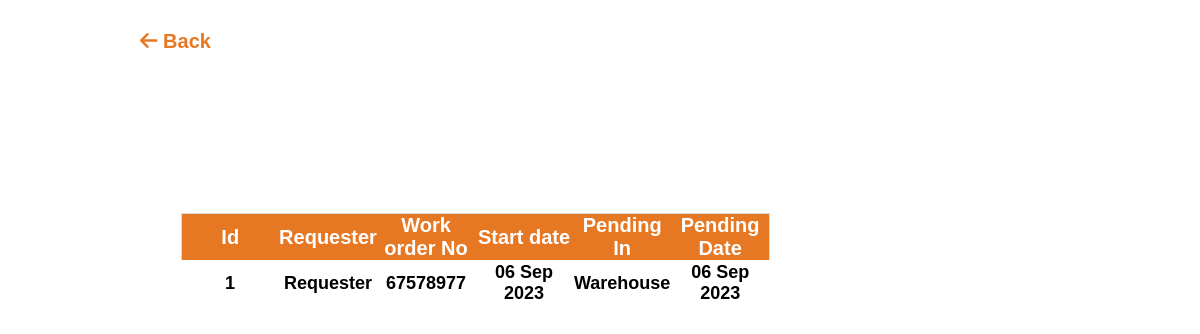
Page /allReq.php (signed in) on the committed database.
### tables this page shows
CREATE TABLE `request` (
  `id` int(11) NOT NULL,
  `reqNo` varchar(255) NOT NULL,
  `adminAddedName` varchar(255) NOT NULL,
  `workOrderNo` varchar(255) NOT NULL,
  `area` varchar(255) NOT NULL,
  `item` varchar(255) NOT NULL,
  `length` varchar(255) NOT NULL,
  `width` varchar(255) NOT NULL,
  `height` varchar(255) NOT NULL,
  `workType` varchar(255) NOT NULL,
  `priority` varchar(255) NOT NULL,
  `executer` varchar(255) NOT NULL,
  `wereHouse` varchar(255) NOT NULL,
  `inspector` varchar(255) NOT NULL,
  `notes` varchar(255) NOT NULL,
  `reqDate` datetime(6) NOT NULL DEFAULT current_timestamp(6),
  `executerNew` varchar(50) NOT NULL DEFAULT 'yes',
  `executerDate` datetime(6) DEFAULT NULL,
  `status` varchar(255) NOT NULL DEFAULT 'pending',
  `rejectReason` varchar(255) NOT NULL,
  `rejectsNum` int(255) NOT NULL DEFAULT 0,
  `new` varchar(255) NOT NULL DEFAULT 'yes',
  `finishDate` date DEFAULT NULL,
  `issued` varchar(255) NOT NULL DEFAULT 'no',
  `wereHouseDate` datetime(6) DEFAULT NULL,
  `executerAccept` varchar(6) NOT NULL DEFAULT 'no',
  `executerAcceptDate` datetime(6) DEFAULT NULL,
  `inspectorDate` datetime(6) DEFAULT NULL,
  `resentDate` datetime(6) DEFAULT NULL,
  `qtyBackStatus` varchar(255) NOT NULL DEFAULT 'no',
  `qtyBackDate` datetime DEFAULT NULL
);

### includes/classes/Request.php (called while the page is built, shortened)
<?php
class Request
{
    private $con;
    public function __construct($con)
    {
        $this->con = $con;
    }
    public function getRequestDetails($workOrderNo = null)
    {
        $sql = "SELECT * FROM request ";
        $query = $this->con->prepare($sql);
        $query->execute();
        $array = array();
        if(!$workOrderNo){
            while ($row = $query->fetch(PDO::FETCH_ASSOC)) {
                $array[] = $row;
            }
        }else{
            while ($row = $query->fetch(PDO::FETCH_ASSOC)) {
            $array = $row;
        }
        }
        return $array;
    }
}
?>

### includes/classes/FormSanitizer.php (called while the page is built, shortened)
<?php
class FormSanitizer{
    public static function formatDate($inputDate) {
        $currentTime = time();
        $inputTime = strtotime($inputDate);
        $timeDiff = $currentTime - $inputTime;
        $minute = 60;
        $hour = 60 * $minute;
        $day = 24 * $hour;
        if ($timeDiff < $minute) {
            return "Just now";
        } elseif ($timeDiff < $hour) {
            $minutesAgo = floor($timeDiff / $minute);
            return $minutesAgo . " min ago";
        } elseif ($timeDiff < 2 * $hour) {
            return "An hour ago";
        } elseif ($timeDiff < $day) {
            $hoursAgo = floor($timeDiff / $hour);
            return $hoursAgo . " hours ago";
        } elseif ($timeDiff < 2 * $day) {
            return "Yesterday";
        } else {
            return date("d M Y", $inputTime);
        }
    }
}
?>

### allReq.php (the view, shortened to what this page needs)
<?php
include_once('includes/classes/Account.php');
include_once('includes/classes/Request.php');
include_once('includes/classes/FormSanitizer.php');
$req = new Request($con);
$requests = $req->getRequestDetails();
?>
<!DOCTYPE html>
<html lang="en">
<head>
    <link rel="stylesheet" href="dashboard.css">
</head>
<body>
<div>
        <a class="Back" href="ownerPage.php">
            <i class="fa-solid fa-arrow-left"></i> Back</a>
    </div>
<div class="wrappereq">
  <div class="login-container" id="login">
<div class="top">
<div style="overflow-x:auto;">
    <form method="POST" action="">
        <table  class="alluser">
            <thead>
                <tr>
                    <th>Id</th>
                    <th>Requester</th>
                    <th>Work order No</td>
                    <th>Start date</th>
                    <th>Pending In</th>
                    <th>Pending Date</th>
                </tr>
            </thead>
            <tbody>
                <?php
                $id = 1;
                foreach ($requests as $request) {
                    $status = $request["status"];
                    $executerNew = $request["executerNew"];
                    $issued = $request["issued"];
                    $wereHouse = $request["wereHouse"];
                    $reqDate = FormSanitizer::formatDate($request["reqDate"]);
                    $executerDate = FormSanitizer::formatDate($request["executerDate"]);
                    $reqStatus = "";
                    if(($executerNew != 'yes' && $issued != 'yes' && $status == 'pending') || $status == 'resent'){
                        $reqStatus = $wereHouse;
                        $finishDate = $executerDate;
                    }
                    echo '
                    <tr>
                        <td>'. $id .'</td>
                        <td>' . $request["adminAddedName"] . '</td>
                        <td>' . $request["workOrderNo"] . '</td>
                        <td>' . $reqDate . '</td>
                        <td>' . $reqStatus . '</td>
                        <td>' . $finishDate . '</td>
                        </tr>
                    ';
                    $id ++;
                }
                ?>
            </tbody>
        </table>
    </form>
</body>
</html>

### dashboard.css (style rules this page uses)
* { padding: 0; margin: 0; box-sizing: border-box; scroll-behavior: smooth; list-style-type: none; text-decoration: none; }
body { font-family: "Alexandria", sans-serif; }
.alluser { border-collapse: collapse; width: 25%; padding: 8px; border: 1px solid #ddd; margin-left: 40px; margin-top: 70px; text-align: center; }
.th, td { text-align: center; border: 2px solid #fff; min-width: 98px; font-weight: bold; font-size: 18px }
th { background-color: rgb(231, 120, 35); color: #fff; font-size: 20px; }
.wrappereq { display: flex; width: 80%; position: relative; top: 120px; left: 10%; }
.Back { position: relative; left: 140px; font-size: 20px; text-decoration: none; top: 30px; color: #e77823; font-weight: bold; }
.register-container, .login-container { width: 100%; padding: 0 20px; }

### rows in the picture
request: adminAddedName "Requester", workOrderNo "67578977", reqDate "06 Sep 2023", wereHouse "Warehouse", executerDate "06 Sep 2023"
